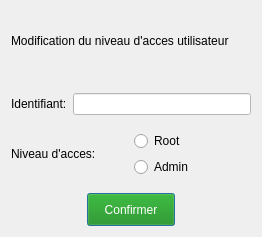
<?xml version="1.0" encoding="UTF-8"?>
<ui version="4.0">
 <class>modifuser</class>
 <widget class="QDialog" name="modifuser">
  <property name="geometry">
   <rect>
    <x>0</x>
    <y>0</y>
    <width>262</width>
    <height>237</height>
   </rect>
  </property>
  <property name="minimumSize">
   <size>
    <width>262</width>
    <height>237</height>
   </size>
  </property>
  <property name="maximumSize">
   <size>
    <width>262</width>
    <height>237</height>
   </size>
  </property>
  <property name="windowTitle">
   <string>Niveau d'acces</string>
  </property>
  <layout class="QGridLayout" name="gridLayout">
   <item row="0" column="0">
    <widget class="QLabel" name="label_3">
     <property name="styleSheet">
      <string notr="true">QLabel{
	font: 81 italic 11pt &quot;Fira Sans Compressed ExtraBold&quot;;
}</string>
     </property>
     <property name="text">
      <string>Modification du niveau d'acces utilisateur</string>
     </property>
    </widget>
   </item>
   <item row="1" column="0">
    <spacer name="verticalSpacer_3">
     <property name="orientation">
      <enum>Qt::Vertical</enum>
     </property>
     <property name="sizeType">
      <enum>QSizePolicy::Fixed</enum>
     </property>
     <property name="sizeHint" stdset="0">
      <size>
       <width>20</width>
       <height>17</height>
      </size>
     </property>
    </spacer>
   </item>
   <item row="2" column="0">
    <layout class="QHBoxLayout" name="horizontalLayout_2">
     <item>
      <widget class="QLabel" name="label">
       <property name="text">
        <string>Identifiant:</string>
       </property>
      </widget>
     </item>
     <item>
      <widget class="QLineEdit" name="inp_ID">
       <property name="styleSheet">
        <string notr="true">QLineEdit{
	background-color: #fff;
	color:  #000;
}</string>
       </property>
      </widget>
     </item>
    </layout>
   </item>
   <item row="3" column="0">
    <spacer name="verticalSpacer">
     <property name="orientation">
      <enum>Qt::Vertical</enum>
     </property>
     <property name="sizeType">
      <enum>QSizePolicy::Fixed</enum>
     </property>
     <property name="sizeHint" stdset="0">
      <size>
       <width>20</width>
       <height>10</height>
      </size>
     </property>
    </spacer>
   </item>
   <item row="4" column="0">
    <layout class="QHBoxLayout" name="horizontalLayout">
     <item>
      <widget class="QLabel" name="label_2">
       <property name="text">
        <string>Niveau d'acces:</string>
       </property>
      </widget>
     </item>
     <item>
      <layout class="QVBoxLayout" name="verticalLayout">
       <item>
        <widget class="QRadioButton" name="Root">
         <property name="text">
          <string>Root</string>
         </property>
        </widget>
       </item>
       <item>
        <widget class="QRadioButton" name="Admin">
         <property name="text">
          <string>Admin</string>
         </property>
        </widget>
       </item>
      </layout>
     </item>
    </layout>
   </item>
   <item row="5" column="0">
    <spacer name="verticalSpacer_2">
     <property name="orientation">
      <enum>Qt::Vertical</enum>
     </property>
     <property name="sizeType">
      <enum>QSizePolicy::Fixed</enum>
     </property>
     <property name="sizeHint" stdset="0">
      <size>
       <width>20</width>
       <height>10</height>
      </size>
     </property>
    </spacer>
   </item>
   <item row="6" column="0">
    <layout class="QHBoxLayout" name="horizontalLayout_3">
     <item>
      <spacer name="horizontalSpacer">
       <property name="orientation">
        <enum>Qt::Horizontal</enum>
       </property>
       <property name="sizeHint" stdset="0">
        <size>
         <width>40</width>
         <height>20</height>
        </size>
       </property>
      </spacer>
     </item>
     <item>
      <widget class="QPushButton" name="pushButton">
       <property name="styleSheet">
        <string notr="true">QPushButton{
	height: 25px;
	width: 80px;
	background-color: rgb(14, 138, 1);
	font: 81 italic 11pt &quot;Fira Sans Compressed ExtraBold&quot;;
	color: white;
}
QPushButton:pressed{
	background-color: rgb(0, 85, 0);
}</string>
       </property>
       <property name="text">
        <string>Confirmer</string>
       </property>
      </widget>
     </item>
     <item>
      <spacer name="horizontalSpacer_2">
       <property name="orientation">
        <enum>Qt::Horizontal</enum>
       </property>
       <property name="sizeHint" stdset="0">
        <size>
         <width>40</width>
         <height>20</height>
        </size>
       </property>
      </spacer>
     </item>
    </layout>
   </item>
  </layout>
 </widget>
 <resources/>
 <connections/>
</ui>
